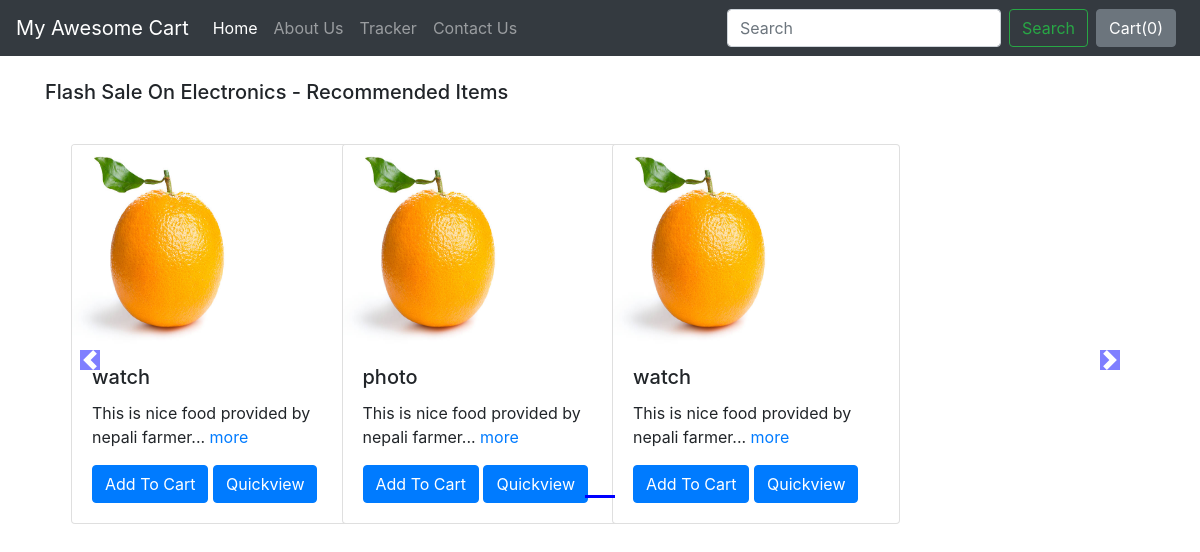
The app's page /shop/ with its own data.
### shop/models.py (models this page shows, shortened)
class Product(models.Model):
    Product_id =models.AutoField( primary_key=True)
    product_name =models.CharField(max_length=20)
    category = models.CharField(max_length=50, default="")
    sub_category = models.CharField(max_length=20, default="")
    price = models.IntegerField(default=0)
    image = models.ImageField(upload_to="shop/image",  default="")
    desc = models.CharField(max_length=200)
    pub_date = models.DateField()

### shop/views.py (the view)
# urls.py: path("",home),
def home(request):
    all_prods = []
    catprods=Product.objects.values("category")
    cats = {items["category"] for items in catprods}
    for cat in cats:
        products = Product.objects.filter(category=cat)
        n = len(products)
        nslide = n//4 + ceil((n/4)-(n//4))
        all_prods.append([products,range(1,nslide),nslide])
    param = {"all_prods":all_prods}
    return render(request,"shop/home.html",param)

### shop/templates/shop/home.html (shortened to what this page needs)
{% extends 'shop/base.html' %}
{% block body %}
{% load static %}
<div class="container">
    {% for product, range, nSlides in all_prods %}
    <h5 class="my-4">Flash Sale On {{product.0.category}} - Recommended Items</h5>
    <div class="row">
<div id="demo{{forloop.counter}}" class="col carousel slide my-3" data-ride="carousel">
    <ul class="carousel-indicators">
      <li data-target="#demo{{forloop.counter}}" data-slide-to="0" class="active"></li>
    </ul>
    <div class="container carousel-inner no-padding">
      <div class="carousel-item active">
        {% for i in product %}
        <div class="col-xs-3 col-sm-3 col-md-3">
          <div class="card" style="width: 18rem;">
            <img src='/media/{{i.image}}' class="card-img-top" alt="...">
            <div class="card-body">
              <h5 class="card-title">{{i.product_name}}</h5>
              <p class="card-text">{{i.desc|slice:"0:53"}}... <a href="{% url 'quickview' i.Product_id %}">more</a></p>
              <button id="pr{{i.id}}" class="btn btn-primary cart">Add To Cart</button>
              <a href="{% url 'quickview' i.Product_id %}"><button id="pr{{i.id}}" class="btn btn-primary cart">Quickview</button></a>
            </div>
          </div>
        </div>
        {% endfor %}
    </div>
</div>
</div>
    <a class="carousel-control-prev" href="#demo{{forloop.counter}}" data-slide="prev">
        <span class="carousel-control-prev-icon"></span>
    </a>
    <a class="carousel-control-next" href="#demo{{forloop.counter}}" data-slide="next">
        <span class="carousel-control-next-icon"></span>
    </a>
        </div>
    {% endfor %}
</div>
 {% endblock %}

### shop/templates/shop/base.html (shortened to what this page needs)
<!doctype html>
<html lang="en">
  <head>
    <link rel="stylesheet" href="https://stackpath.bootstrapcdn.com/bootstrap/4.2.1/css/bootstrap.min.css">
  </head>
  <body>
    <nav class="navbar navbar-expand-lg navbar-dark bg-dark">
  <a class="navbar-brand" href="/shop">My Awesome Cart</a>
  <div class="collapse navbar-collapse" id="navbarSupportedContent">
    <ul class="navbar-nav mr-auto">
      <li class="nav-item active">
        <a class="nav-link" href="/shop">Home <span class="sr-only">(current)</span></a>
      </li>
      <li class="nav-item">
        <a class="nav-link" href="/shop/about">About Us</a>
      </li>
      <li class="nav-item">
        <a class="nav-link" href="/shop/tracker">Tracker</a>
      </li>
      <li class="nav-item">
        <a class="nav-link" href="/shop/contact">Contact Us</a>
      </li>
    </ul>
    <form class="form-inline my-2 my-lg-0">
      <input class="form-control mr-sm-2" type="search" placeholder="Search" aria-label="Search">
      <button class="btn btn-outline-success my-2 my-sm-0" type="submit">Search</button>
    </form>
    <button type="button" class="btn btn-secondary mx-2" id="popcart" data-container="body" data-toggle="popover" data-placement="bottom" data-html="true" data-content="Vivamus
sagittis lacus vel augue laoreet rutrum faucibus.">
  Cart(<span id="cart">0</span>)
</button>
  </div>
</nav>
  {% block body %} {% endblock %}
  </body>
</html>

### records on screen
Product: category "Electronics", image (picture), product_name "watch", desc "This is nice food provided by nepali farmer"
Product: image (picture), product_name "photo", desc "This is nice food provided by nepali farmer"
Product: image (picture), product_name "watch", desc "This is nice food provided by nepali farmer"
